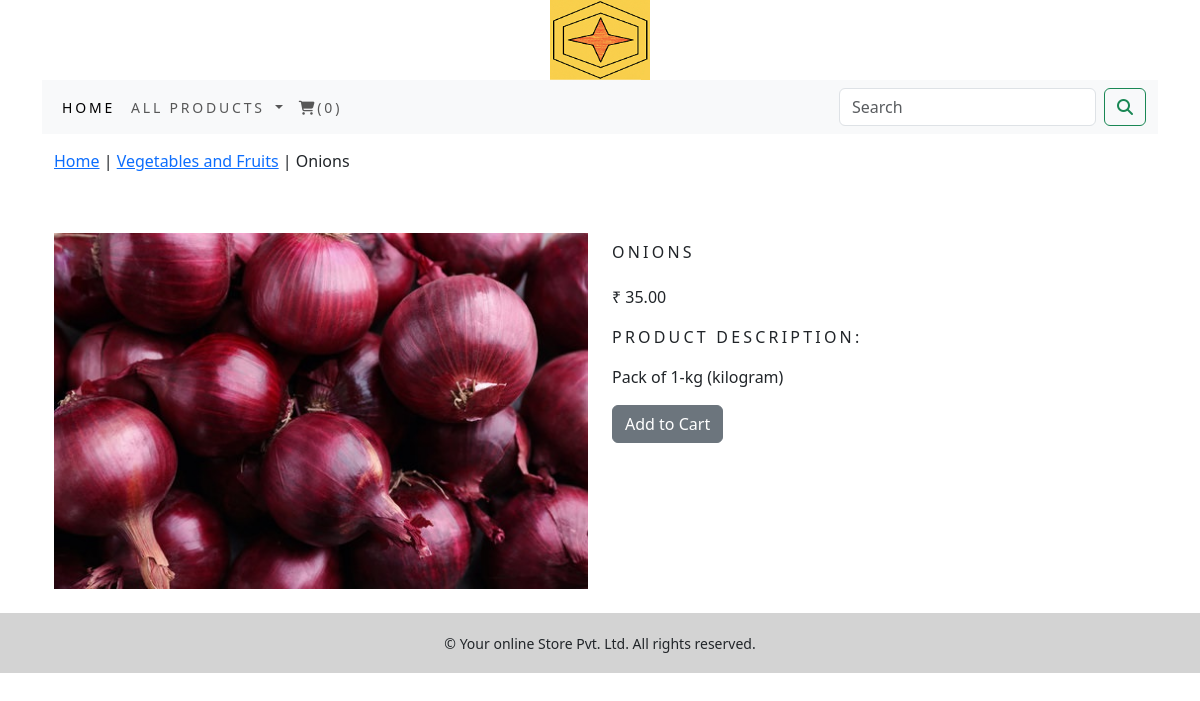
The page /shop/vegetables_and_fruits/onions on the database its author committed.
### shop/models.py (models this page shows, shortened)
class Product(models.Model):
    name = models.CharField(max_length=250, unique=True)
    slug = models.SlugField(max_length=250, unique=True)
    descr = models.TextField(blank=True)
    price = models.DecimalField(max_digits=10, decimal_places=2)
    category = models.ForeignKey(Category, on_delete=models.CASCADE)
    image = models.ImageField(upload_to='product', blank=True)
    stock = models.IntegerField()
    available = models.BooleanField(default=True)
    created = models.DateTimeField(auto_now_add=True)
    updated = models.DateTimeField(auto_now=True)
    class Meta:
        ordering = ('name',)
        verbose_name = 'product'
        verbose_name_plural = 'products'

class Category(models.Model):
    name = models.CharField(max_length=250, unique=True)
    slug = models.SlugField(max_length=250, unique=True)
    des = models.TextField(blank=True)
    image = models.ImageField(upload_to='category', blank=True)
    class Meta:
        ordering = ('name',)
        verbose_name = 'category'
        verbose_name_plural = 'categories'
    def get_url(self):
        return reverse('shop:product_by_category', args=[self.slug])
    def __str__(self):
        return '{}'.format(self.name)

### shop/views.py (the view)
# urls.py: path('<slug:c_slug>/<slug:product_slug>', views.proDetail, name='pcd'),
def proDetail(request, c_slug, product_slug):
    try:
        product = Product.objects.get(category__slug=c_slug, slug=product_slug)
    except Exception as e:
        raise e
    return render(request, 'products.html', {'product': product})

### cart_app/context_processors.py (called while the page is built)
def counter(request):
    item_count = 0
    if 'admin' in request.path:
        return {}
    else:
        try:
            cart = Cart.objects.filter(cart_id=_cart_id(request))
            cart_items = CartItem.objects.all().filter(cart=cart[:1])
            for cart_item in cart_items:
                item_count += cart_item.quantity
        except Cart.DoesNotExist:
            item_count = 0
        return dict(item_count=item_count)

### cart_app/views.py (called while the page is built)
def _cart_id(request):
    cart = request.session.session_key
    if not cart:
        cart = request.session.create()
    return cart

### shop/context_processors.py (called while the page is built)
def menu_links(request):
    links = Category.objects.all()
    return dict(links=links)

### templates/products.html (shortened to what this page needs)
{% extends 'base.html' %}
{% load static %}
{% block content %}
<div class="row my_product_row_class mx-auto">
    <div>
        <p><a href="{% url 'shop:allProdCat' %}">Home</a> | <a href="{{product.category.get_url}}">{{product.category}}</a> | {{product.name}}</p>
    </div>
</div>
<div class="container">
<br>
<div class="row">
    <div class="col-6 col-sm-6 col-md-6 col-lg-6">
        <div style="min-width: 18rem">
            <img src="{{product.image.url}}" class="my_image" alt="{{product.name}}">
        </div>
    </div>
    <div class="col-6 col-sm-6 col-md-6 col-lg-6">
        <div>
            <h1 class="my_product_title">{{product.name}}</h1>
            <p>₹ {{product.price}}</p>
            <p class="my_title">Product Description:</p>
            <p>{{product.descr}}</p>
            {% if product.stock <= 0 %}
            <p><b class="text-justify my_product_text" style="color:red">Out of Stock</b></p>
            {% else %}
            <a class="btn btn-secondary" href="{% url 'cart_app:add_cart' product.id %}">Add to Cart</a>
            {% endif %}
        </div>
    </div>
</div>
</div>
{% endblock %}

### static/css/custom.css (style rules this page uses)
body { font-family: 'AR One Sans', sans-serif; }
.my_image { width : 100%; height : auto; }
.my_title { font-size : 16px; text-transform : uppercase; letter-spacing : .2em; }
.my_product_row_class { padding-top : 15px; padding-bottom : 20px; }
.my_product_title { font-size : 16px; text-transform : uppercase; letter-spacing : .2em; padding-top : 10px; padding-bottom : 15px; }

### rows shown on the page
Product: category "Vegetables and Fruits", name "Onions", image (picture), name "ONIONS", price "35.00", descr "Pack of 1-kg (kilogram)"

### other values the page prints
{{ item_count }} "0"
